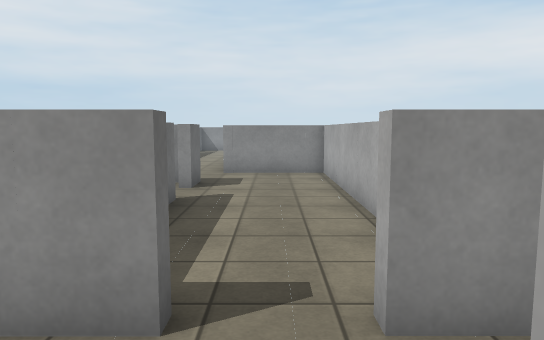
view 1 (above)

24 first-person views from a walk through a scene from a Unity 3-D project. The camera is 1.4 m above the floor, tilts 6° down and sees 70° across. The floor is counted in squares, 1 m on a side. Each view is taken from the middle of a square. On the plan, view 1 faces up. The plan holds only what a view shows up to about 16 squares ahead; the rest is blank. The place goes on beyond the plan. Surface patterns are stand-ins for the level's own textures.

view 2
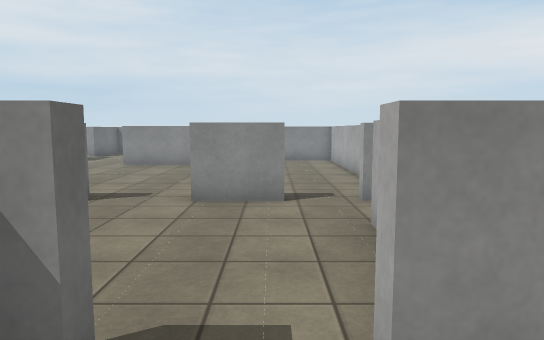

view 3
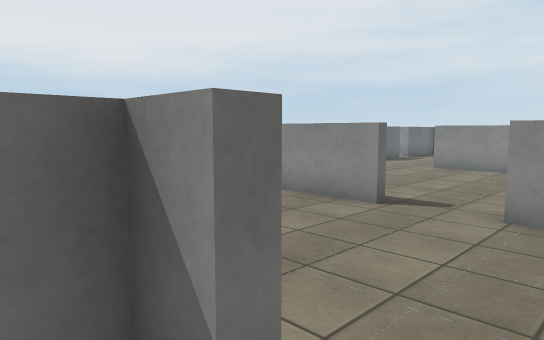

view 4
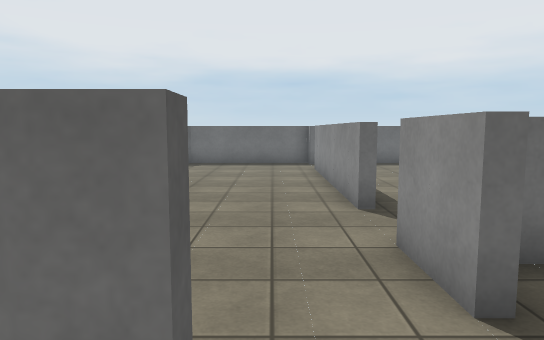

view 5
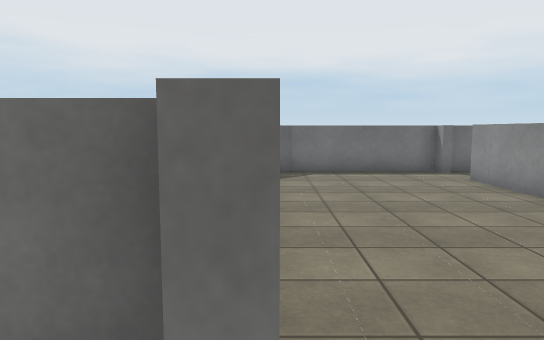

view 6
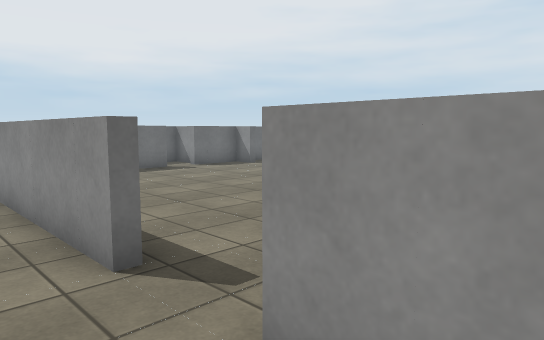

view 7
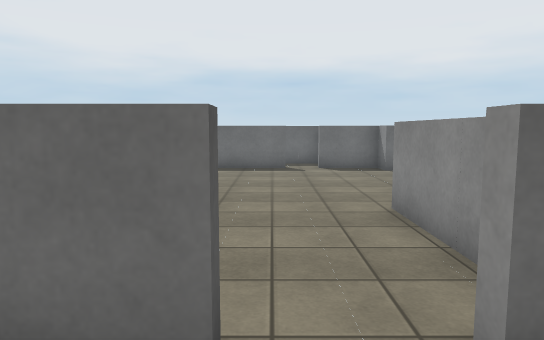

view 8
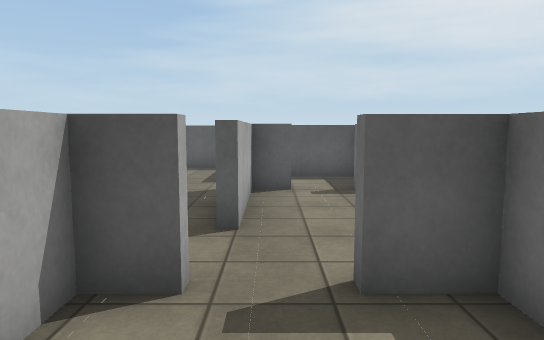

view 9
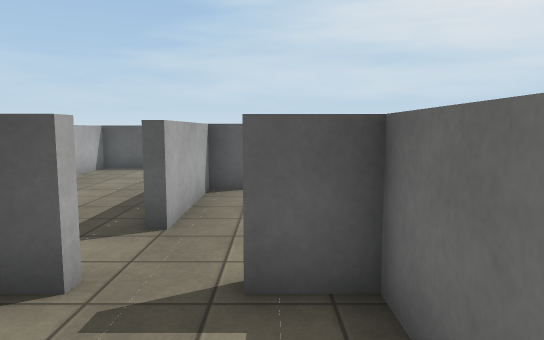

view 10
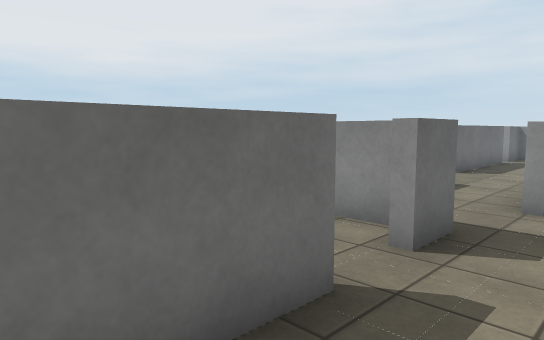

view 11
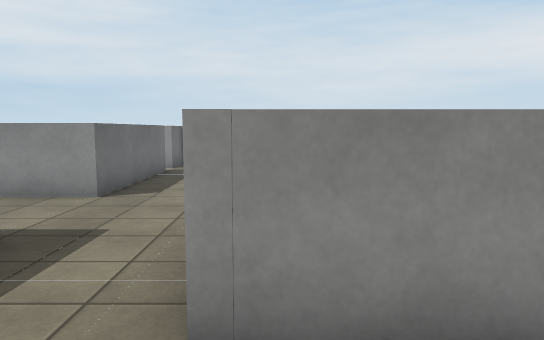

view 12
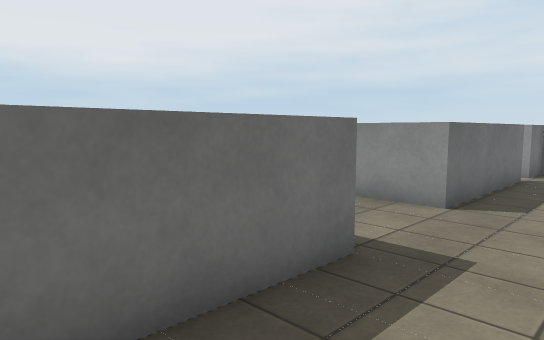

view 13
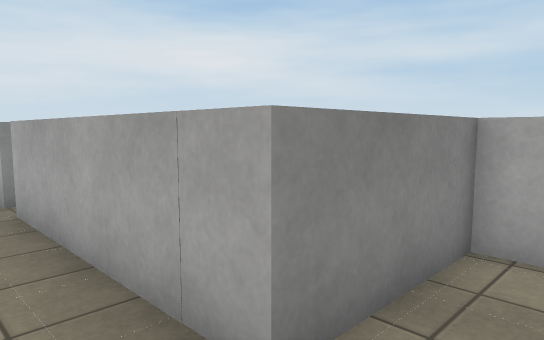

view 14
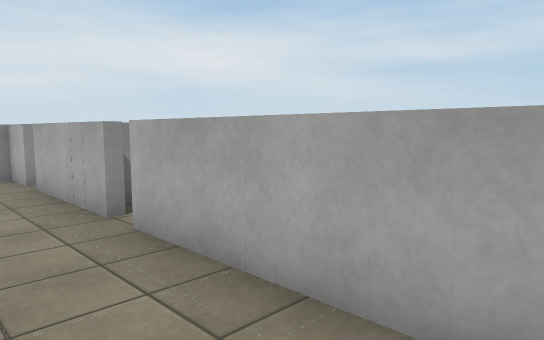

view 15
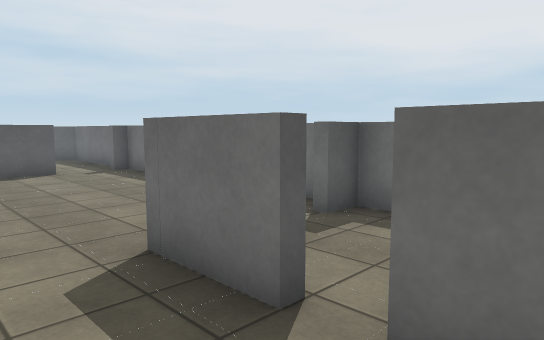

view 16
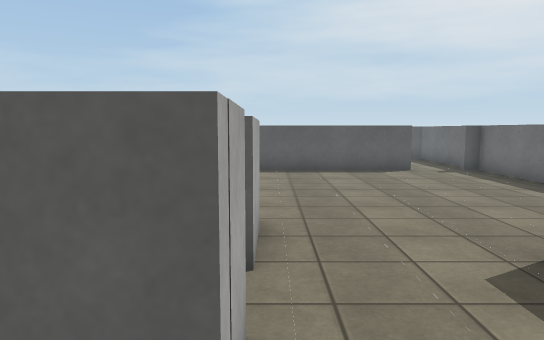

view 17
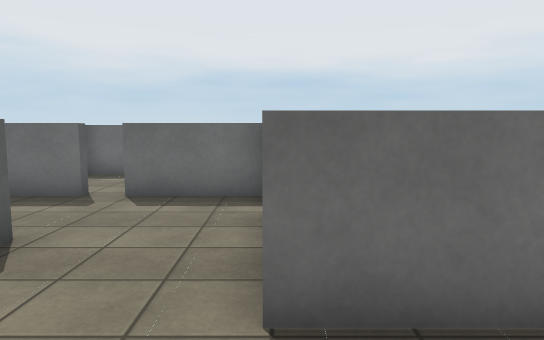

view 18
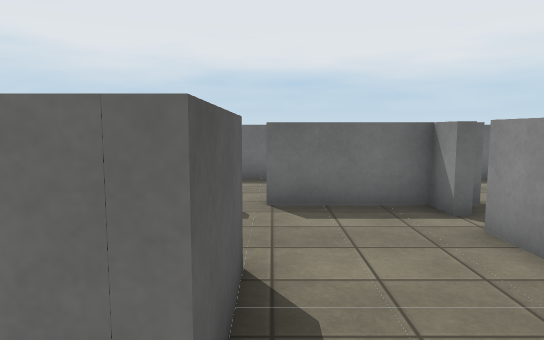

view 19
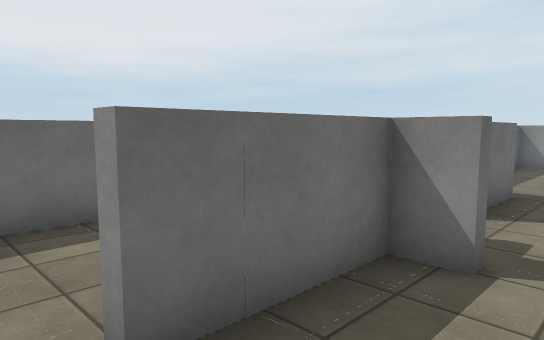

view 20
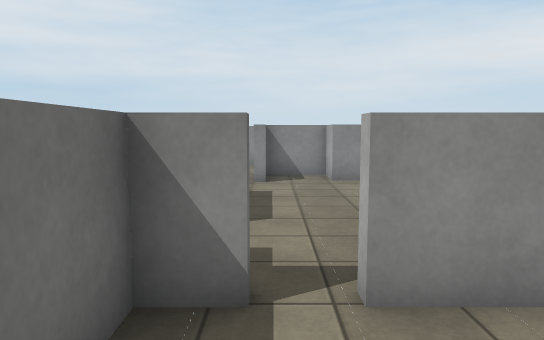

view 21
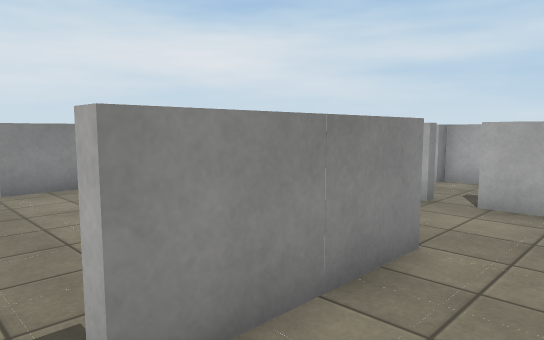

view 22
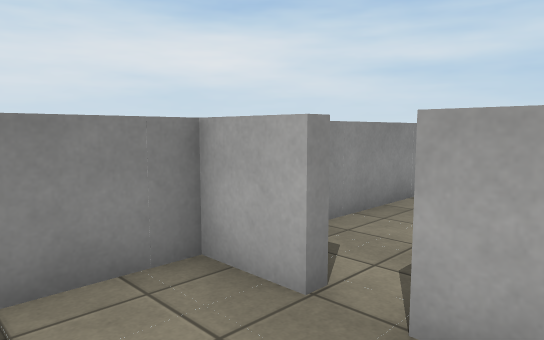

view 23
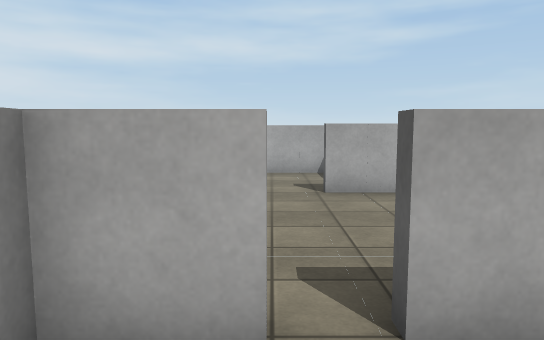

view 24
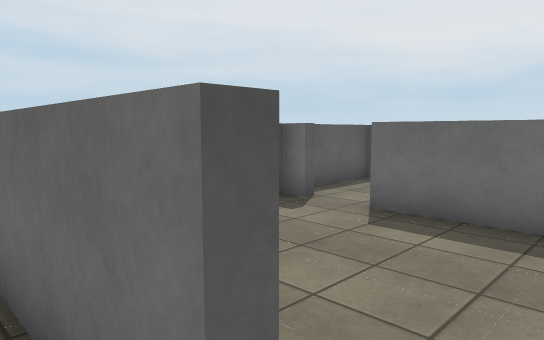

### Floor plan
Points are (right, up) in squares from view 1. A wall is a line through its corners. A room is listed if a view was taken in it or the views show most of it. See-through windows are left out.
Room 1 (views 1, 2, 3, 4, 5, 6)
walls: (-1.9, -2.9) (-1.9, -3.3) (-2.6, -3.3) (-2.6, -4.2); (-4.6, 2.5) (-11.8, 2.5); (-2.5, -5.4) (-0.5, -5.4); (-0.8, 2.5) (-2.6, 2.5); (0.4, -3.3) (-0.4, -3.3) (-0.4, -3) (0.5, -3) (0.5, 0.7) (0.8, 0.7) (0.8, 0); (1.7, 2.8) (1.7, 3.7); (1.9, 2.5) (0.8, 2.5); (2, -7.9) (5, -7.9) (5, -5.9); (-14.1, 2.5) (-14.1, -2.3) (-13.7, -2.7)
ways out: opening at (0, 3) to room 2; opening at (-12.5, 3) to room 4; opening at (-3.5, 3) to room 4
Room 2 (views 7, 8, 9, 10, 11, 12, 13, 14, 17, 18, 22, 23, 24)
walls: (-1.9, 10.5) (-1.9, 9.1); (-6.8, 14.7) (-4.4, 14.7) (-4.4, 11.4); (-1.6, 19.1) (-1.6, 23.1); (-1.9, 7.7) (-1.9, 2.8) (-0.8, 2.8); (1.7, 6) (1.7, 12.4) (-1.6, 12.4) (-1.6, 18.2); (-4.6, 23.1) (-4.6, 17.9) (-6.5, 17.9); (-1.6, 24) (-1.6, 25.6) (-4.6, 25.6) (-4.6, 24); (0.8, 2.8) (1.7, 2.8)
ways out: opening at (0, 3) to room 1; opening at (-5.5, 16.5) to room 3; opening at (-2, 8) to room 4; gap at (-2, 9) to room 4; gap at (-5, 23.5); gap at (-1, 19); gap at (-1, 23.5)
Room 3 (views 15, 16, 19, 20, 21)
walls: (-6.8, 13.4) (-6.8, 14.7); (-10.1, 14) (-10.1, 11.8); (-6.8, 11.5) (-6.8, 12.4); (-9.1, 17.9) (-10.1, 17.9) (-10.1, 14.9); (-6.5, 17.9) (-8.4, 17.9)
ways out: opening at (-5.5, 16.5) to room 2; opening at (-8.5, 12) to room 4; gap at (-10, 14) to room 5; gap at (-9, 18)
Room 4 (no view inside)
walls: (-11.8, 2.8) (-6.5, 2.8); (-14.1, 8.5) (-14.1, 2.8); (-13.1, 11.9) (-14.1, 11.9) (-14.1, 9.6); (-2.4, 10.1) (-6.8, 10.1) (-6.8, 11.5); (-15.9, 10) (-15.9, 8.5)
ways out: opening at (-12.5, 3) to room 1; opening at (-3.5, 3) to room 1; opening at (-2, 8) to room 2; gap at (-2, 9) to room 2; opening at (-8.5, 12) to room 3; gap at (-12.5, 12) to room 5
Room 5 (no view inside)
walls: (-14.1, 16.4) (-14.1, 12.2) (-13.1, 12.2)
ways out: gap at (-10, 14) to room 3; gap at (-12.5, 12) to room 4

Where each view was taken, in squares from view 1:
view 1: 0 up, 0 right, facing up
view 2: 5 down, 1 left, facing up
view 3: 4 down, 1 left, facing up-left
view 4: 1 up, 2 right, facing left
view 5: 3 down, 1 left, facing left
view 6: 1 up, 1 left, facing up-left
view 7: 8 up, 0 right, facing left
view 8: 6 up, 0 right, facing down
view 9: 6 up, 1 left, facing down
view 10: 5 up, 0 right, facing up-left
view 11: 10 up, 1 left, facing up
view 12: 11 up, 2 left, facing up-left
view 13: 11 up, 3 left, facing up-right
view 14: 13 up, 4 left, facing up-right
view 15: 16 up, 8 left, facing down-left
view 16: 16 up, 7 left, facing down
view 17: 18 up, 2 left, facing left
view 18: 15 up, 3 left, facing left
view 19: 14 up, 8 left, facing up-left
view 20: 15 up, 9 left, facing up
view 21: 16 up, 9 left, facing up-right
view 22: 22 up, 4 left, facing up-right
view 23: 24 up, 4 left, facing right
view 24: 24 up, 4 left, facing down-left
